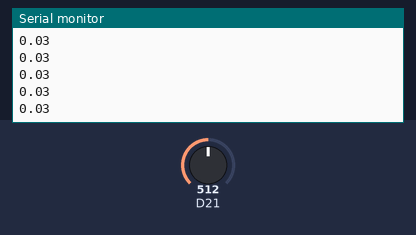
Bench run of a sketch on a simulated Arduino Zero (SAMD21). Parts: the last lines printed to the serial monitor. The test bench sets the inputs (shaded band); at power-on: D21 = 512 (analog values on the 0–1023 scale).

Above: at 3.2 s.
3.3 s: D21 set to 900
At 3.8 s:
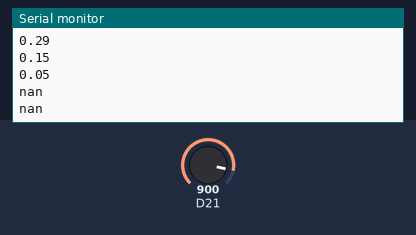
5.6 s: D21 set to 1023
At 6.1 s:
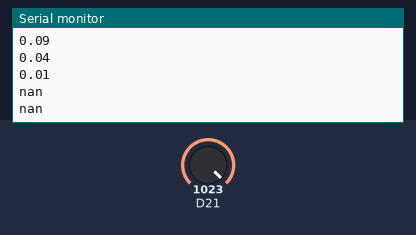
Timing chart, 0 to 8.6 s (numbered marks = the images above; inputs shaded):
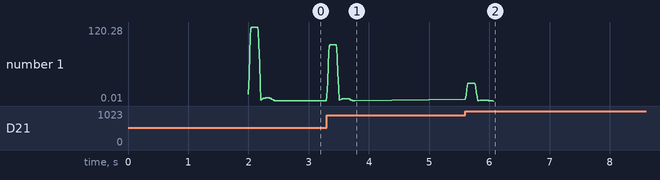

Measured:
- after the input at 3.3 s, the serial monitor: prints a new line at once (image 1)
- after the input at 5.6 s, the serial monitor: prints a new line at once (image 2)
- plotted number 1: 0.03 → 0.05 after the input at 3.3 s, 0.05 → 0.01 after the input at 5.6 s

The sketch:

SIGNAL_SMOOTHING_-_Copy.ino
```cpp
#define SAMPLE_RATE 500
#define BAUD_RATE 115200
#define EMG_PIN 7
#define MA_WINDOW 15
#define EMG_THRESHOLD 0  // Suppress very low noise (baseline)

float maBuffer[MA_WINDOW];
int maIndex = 0;
float maSum = 0;

void setup() {
  Serial.begin(BAUD_RATE);
  analogReadResolution(12);  // 12-bit ADC resolution (0–4095)
  delay(2000);
}

void loop() {
  static unsigned long past = 0;
  unsigned long present = micros();
  unsigned long interval = present - past;
  past = present;

  static long timer = 0;
  timer -= interval;

  if (timer < 0) {
    timer += 1000000 / SAMPLE_RATE;

    float raw = analogRead(EMG_PIN);

    // Apply Butterworth band-pass filter (20–40 Hz)
    float filtered = EMGFilter(raw);

    // Basic threshold to remove low-level background noise
    if (filtered < EMG_THRESHOLD) filtered = 0;

   // RMS envelope (Root Mean Square)
maSum -= sq(maBuffer[maIndex]);
maBuffer[maIndex] = filtered;
maSum += sq(filtered);
maIndex = (maIndex + 1) % MA_WINDOW;
float smoothed = sqrt(maSum / MA_WINDOW);


    // ✅ No gating here — every smoothed value gets shown
    Serial.println(smoothed);

    delay(10);  // Optional: for serial plot stability
  }
}

// Butterworth Band-Pass Filter (20–40 Hz at 500 Hz)
float EMGFilter(float input) {
  float output = input;

  {
    static float z1, z2;
    float x = output - -1.5610180758007182 * z1 - 0.6413515380575631 * z2;
    output = 0.020083365564211236 * x + 0.04016673112842247 * z1 + 0.020083365564211236 * z2;
    z2 = z1; z1 = x;
  }

  {
    static float z1, z2;
    float x = output - -1.1429805025399011 * z1 - 0.4128015980961887 * z2;
    output = 1.0 * x + -2.0 * z1 + 1.0 * z2;
    z2 = z1; z1 = x;
  }

  return output;
}
```
